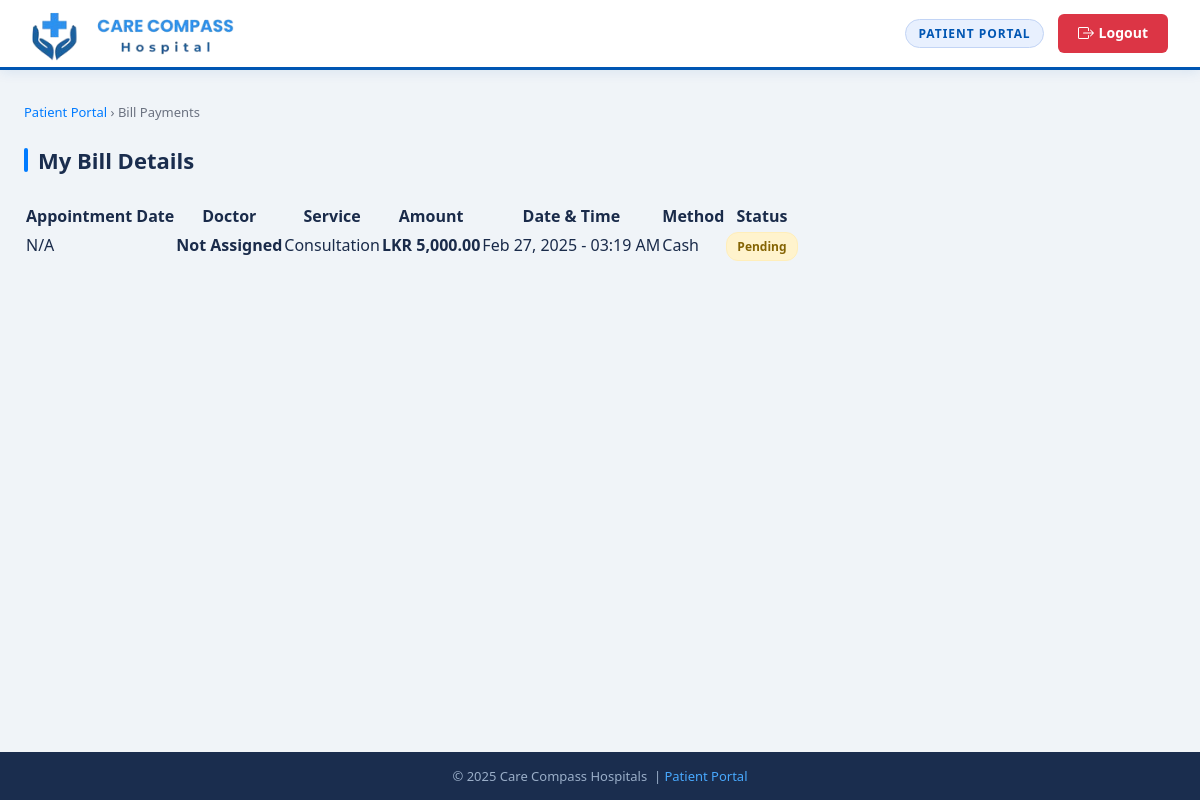
Screenshot of /patient/view_bill_details.php (signed in) with the database file from the repository.
### tables this page shows
CREATE TABLE IF NOT EXISTS `bill_payments` (
  `id` int NOT NULL AUTO_INCREMENT,
  `appointment_id` int NOT NULL,
  `patient_id` int NOT NULL,
  `amount` decimal(10,2) NOT NULL,
  `payment_date` datetime NOT NULL,
  `payment_method` enum('cash','card','online') NOT NULL,
  `status` enum('pending','paid','overdue') DEFAULT 'pending',
  PRIMARY KEY (`id`),
  KEY `appointment_id` (`appointment_id`),
  KEY `patient_id` (`patient_id`)
);

### patient/view_bill_details.php (the view, shortened to what this page needs)
<?php
include '../includes/db_connect.php';
$patient_id = $_SESSION['user_id'];
$sql_bill_payments = "SELECT bp.id, bp.amount, bp.payment_date, bp.payment_method, bp.status, a.appointment_date AS appointment_date, d.name AS doctor_name, s.name AS service_name
                     FROM bill_payments bp
                     LEFT JOIN appointments a ON bp.appointment_id = a.id
                     LEFT JOIN doctors d ON a.doctor_id = d.id
                     LEFT JOIN services s ON a.service_id = s.id
                     WHERE bp.patient_id = ?
                     ORDER BY bp.payment_date DESC";
$stmt = mysqli_prepare($conn, $sql_bill_payments);
mysqli_stmt_bind_param($stmt, "i", $patient_id);
mysqli_stmt_execute($stmt);
$result = mysqli_stmt_get_result($stmt);
$bill_payments = [];
if ($result) {
    while ($row = mysqli_fetch_assoc($result)) {
        $bill_payments[] = $row;
    }
} else {
    echo "Error fetching bill payments: " . mysqli_error($conn);
}
?>
<!DOCTYPE html>
<html lang="en">
<head>
    <link rel="stylesheet" href="../assets/css/admin_styles.css">
</head>
<body>
<?php
include '../includes/header.php';
?>
<div class="internal-body">
    <div class="internal-manage-wrap">
        <div class="internal-breadcrumb"><a href="portal.php">Patient Portal</a> &rsaquo; Bill Payments</div>
        <div class="internal-page-title">My Bill Details</div>
        <?php if (empty($bill_payments)): ?>
            <div class="dashboard-card" style="text-align: center; padding: 48px 24px;">
                <div style="font-size: 48px; margin-bottom: 12px;">💳</div>
                <h3 style="margin: 0 0 8px; color: #1a2d4e;">No Bills or Payments Found</h3>
                <p style="color: #6b7280; margin: 0;">You have no active or historical billing statements on file.</p>
            </div>
        <?php else: ?>
            <div class="manage-table-container">
                <table class="manage-table">
                    <thead>
                        <tr>
                            <th>Appointment Date</th>
                            <th>Doctor</th>
                            <th>Service</th>
                            <th>Amount</th>
                            <th>Date &amp; Time</th>
                            <th>Method</th>
                            <th>Status</th>
                        </tr>
                    </thead>
                    <tbody>
                        <?php foreach ($bill_payments as $payment): ?>
                            <tr>
                                <td><?php echo $payment['appointment_date'] ? date('M d, Y', strtotime($payment['appointment_date'])) : 'N/A'; ?></td>
                                <td><strong><?php echo htmlspecialchars($payment['doctor_name'] ?? 'Not Assigned'); ?></strong></td>
                                <td><?php echo htmlspecialchars($payment['service_name'] ?? 'Consultation'); ?></td>
                                <td><strong>LKR <?php echo number_format($payment['amount'], 2); ?></strong></td>
                                <td><?php echo date('M d, Y - h:i A', strtotime($payment['payment_date'])); ?></td>
                                <td><?php echo htmlspecialchars(ucfirst($payment['payment_method'])); ?></td>
                                <td>
                                    <?php
                                    $p_status = strtolower($payment['status']);
                                    $badge_class = 'badge-' . $p_status;
                                    ?>
                                    <span class="status-badge <?php echo $badge_class; ?>">
                                        <?php echo htmlspecialchars(ucfirst($payment['status'])); ?>
                                    </span>
                                </td>
                            </tr>
                        <?php endforeach; ?>
                    </tbody>
                </table>
            </div>
        <?php endif; ?>
    </div>
</div>
<footer class="internal-footer">
    &copy; 2025 Care Compass Hospitals &nbsp;|&nbsp; <a href="portal.php">Patient Portal</a>
</footer>
</body>
</html>

### assets/css/admin_styles.css (style rules this page uses)
*, *::before, *::after { box-sizing: border-box; margin: 0; padding: 0; }
body { font-family: 'Segoe UI', system-ui, -apple-system, sans-serif; background: #f0f4f8; color: #1a2b4a; line-height: 1.6; }
a { color: inherit; }
.internal-body { min-height: calc(100vh - 70px - 48px); background: #f0f4f8; }
.internal-manage-wrap { padding: 32px 24px 48px; max-width: 1200px; margin: 0 auto; }
.internal-page-title { font-size: 22px; font-weight: 700; color: #1a2d4e; margin-bottom: 24px; display: flex; align-items: center; gap: 10px; }
.internal-page-title::before { content: ''; display: inline-block; width: 4px; height: 24px; background: #007bff; border-radius: 2px; }
.internal-breadcrumb { font-size: 13px; color: #6b7280; margin-bottom: 20px; }
.internal-breadcrumb a { color: #007bff; text-decoration: none; }
.internal-footer { background: #1a2d4e; color: #9aaec8; text-align: center; padding: 12px 24px; font-size: 13px; height: 48px; display: flex; align-items: center; justify-content: center; }
.internal-footer a { color: #48a9fe; text-decoration: none; }
.status-badge { display: inline-block; padding: 4px 10px; border-radius: 12px; font-size: 12px; font-weight: 600; text-transform: capitalize; }
.badge-pending { background: #fff3cd; color: #856404; border: 1px solid #ffeeba; }

### rows the page displays
bill_payments: doctor_name "Not Assigned", service_name "Consultation", amount "5,000.00", payment_date "Feb 27, 2025 - 03:19 AM", payment_method "Cash", status "Pending"

### other values shown
$portal_label "PATIENT PORTAL"
